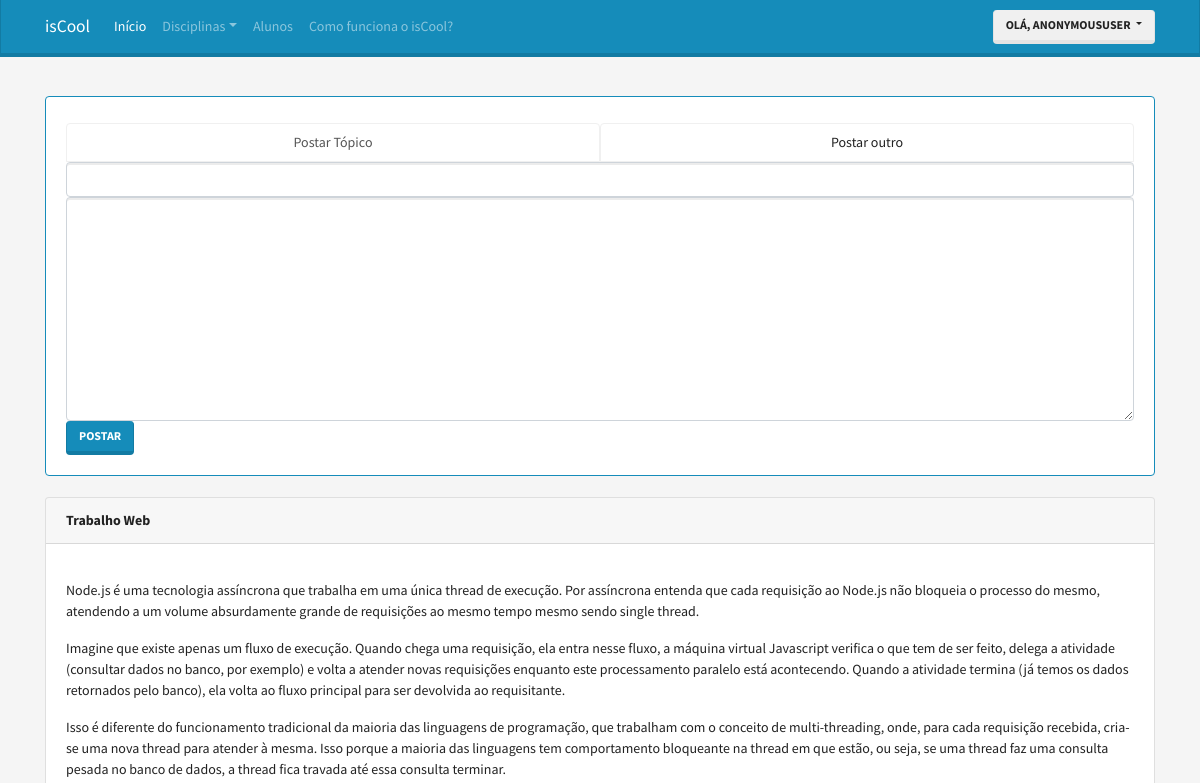
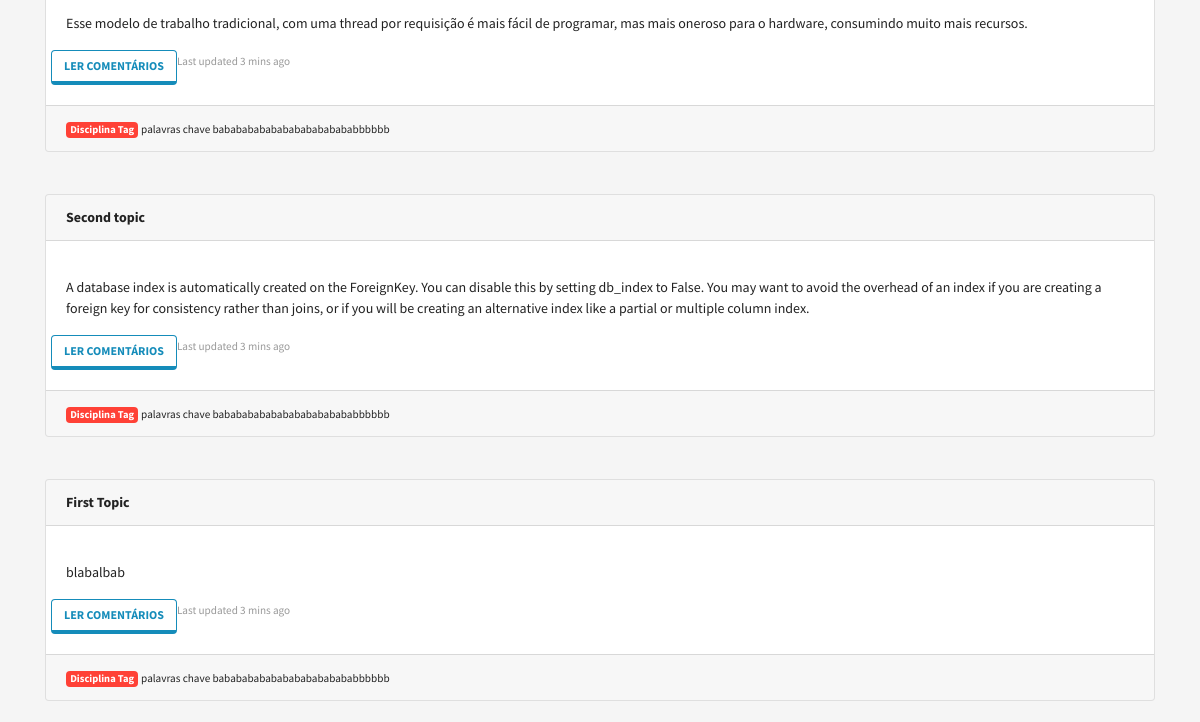
The app's page /, older data (2 pictures, top to bottom).
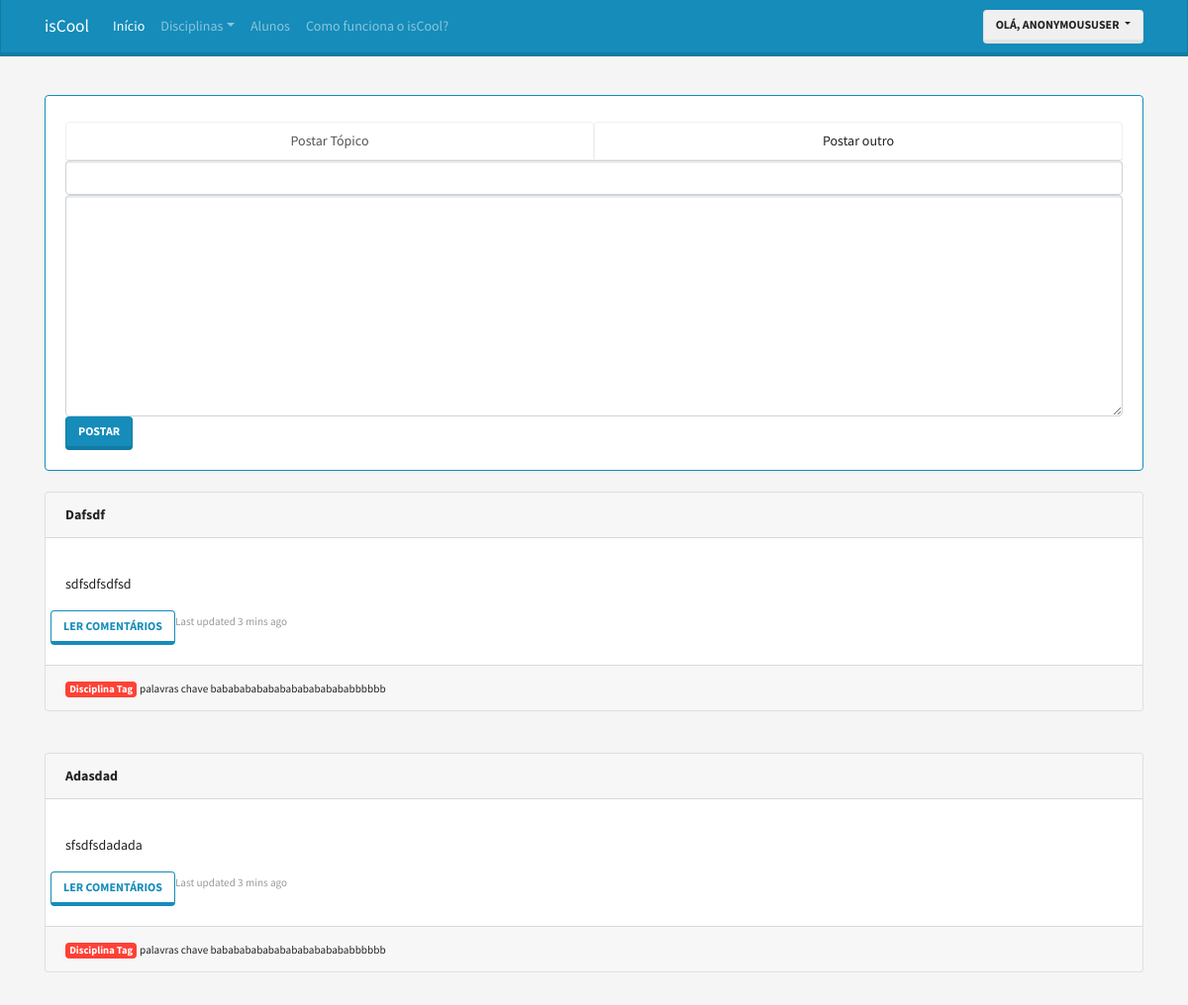
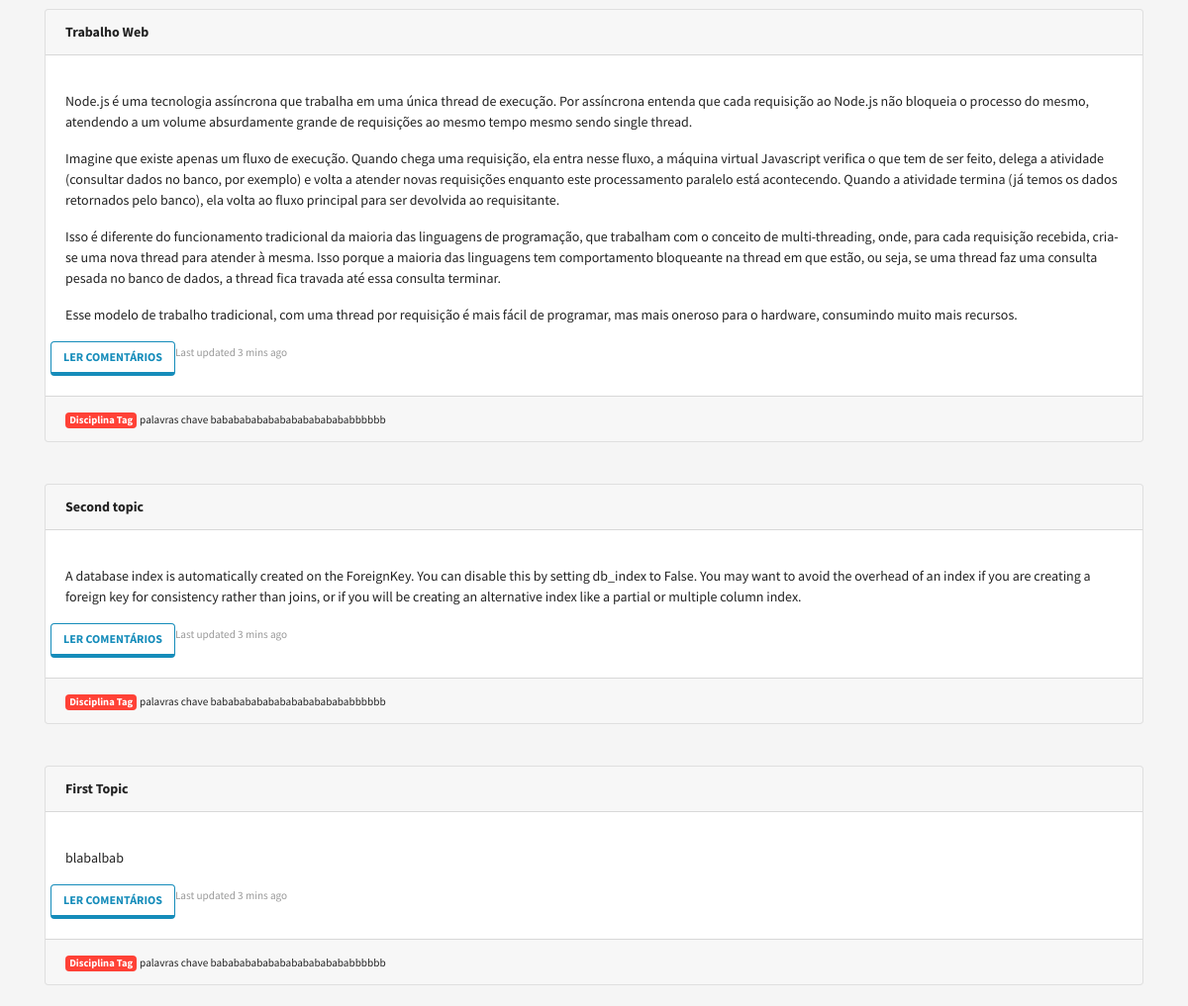
The same page, newer data (2 pictures, top to bottom).
### post/models.py (models this page shows)
class Topic(models.Model):
    title = models.CharField('Título', max_length=100)
    content = models.TextField('Conteúdo')
    created = models.DateTimeField('Criado em', auto_now_add=True)
    modified = models.DateTimeField('Modificado em', auto_now=True)
    class Meta:
        verbose_name = 'Tópico'
        verbose_name_plural = 'Tópicos'
        ordering = ['-created']
    def __str__(self):
        return self.title

### post/forms.py
class ReplyForm(forms.ModelForm):
    class Meta:
        model = Reply
        fields = '__all__'

class TopicForm(forms.ModelForm):
    class Meta:
        model = Topic
        fields = '__all__'

### core/views.py (called while the page is built)
    def __call__(self, request, sucess=False ):
        formReply = ReplyForm()
        formTopic = TopicForm()
        context = {
            'topics': Topic.objects.all(),
            'replies': Reply.objects.all(),
            'formReply': formReply,
            'formTopic': formTopic,
            'sucess': sucess,
        }
        return render(request, 'index.html', context)

### core/templates/index.html (shortened to what this page needs)
{% extends "base.html" %}
{% load widget_tweaks %}
{% block container %}
  <div class="container margin-top">
    <div class="card border-primary">
      <div class="card-body">
        <ul class="nav nav-tabs nav-justified" role="tablist">
          <li class="nav-item">
            <a class="nav-link active" id="home-tab" data-toggle="tab" href="#postar_topico" role="tab" aria-controls="home" aria-selected="true">Postar Tópico</a>
          </li>
          <li class="nav-item">
            <a class="nav-link" id="profile-tab" data-toggle="tab" href="#profile" role="tab" aria-controls="profile" aria-selected="false">Postar outro</a>
          </li>
        </ul>
        <div class="tab-content">
          <div class="tab-pane fade show active" id="postar_topico" role="tabpanel" >
            <form class="" action="{% url 'post:newTopic' %}" method="post">
              {% for field in formTopic %}
                {% with WIDGET_ERROR_CLASS='my_error' WIDGET_REQUIRED_CLASS='my_required' %}
                  {% render_field field class='form-control' %}
                {% endwith %}
              {% endfor %}
              <button type="submit" class="btn btn-primary">Postar</button>
            </form>
          </div>
        </div>
        </div>
      </div>
  </div>
{% for topic in topics %}
<br>
      <div class="container">
        <div class="card">
          <div class="card-header font-weight-bold">
            {{ topic }}
          </div>
          <div class="card-body">
            <div class="card-text"><p class="lead"> {{ topic.content|linebreaks }} </p></div>
            <div class="row">
              <button type="button" class="btn btn-outline-primary display-2" data-toggle="modal" data-target="#modal{{topic.id}}">Ler Comentários</button>
              <p class="card-text text-right"><small class="text-muted">Last updated 3 mins ago</small></p>
            </div>
          </div>
          <div class="card-footer ">
            <a href="#" class="badge badge-danger">Disciplina Tag</a>
            <small>palavras chave bababababababababababababbbbbb</small>
          </div>
        </div>
      </div>
      <br>
    {% endfor %}
  {% endblock %}

Row changes from the older to the newer data that the page shows:
added Topic: title "Dafsdf", content "sdfsdfsdfsd"
added Topic: title "Adasdad", content "sfsdfsdadada"
